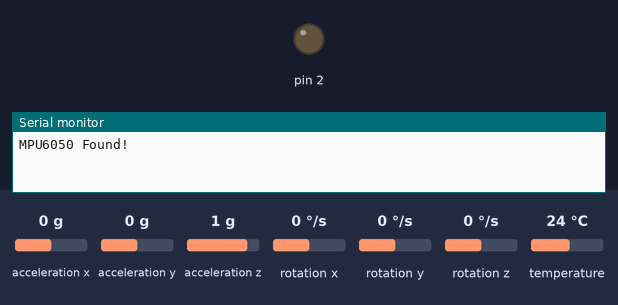
The sketch below on a simulated Arduino Uno, built with avr-gcc and run on an emulated ATmega328P. Parts: output pins drawn as LEDs (lit = HIGH), the last lines printed to the serial monitor. The inputs (shaded band) are chosen by the test bench; at power-on: acceleration y 0 g, acceleration x 0 g, acceleration z 1 g, rotation x 0 °/s, rotation y 0 °/s, rotation z 0 °/s, temperature 24 °C.

Above: at 1.5 s.
1.6 s: acceleration y set to -1.1 g
3.1 s: acceleration y set to -1.4 g
At 3.9 s:
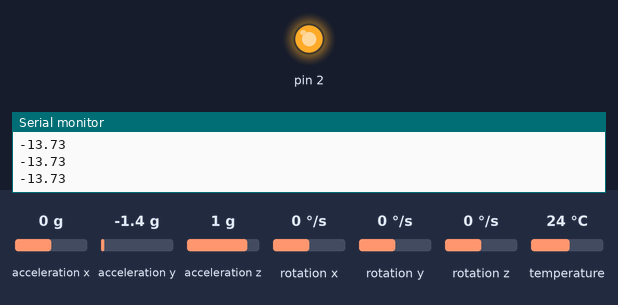
4.6 s: acceleration y set to -0.8 g
At 5.3 s:
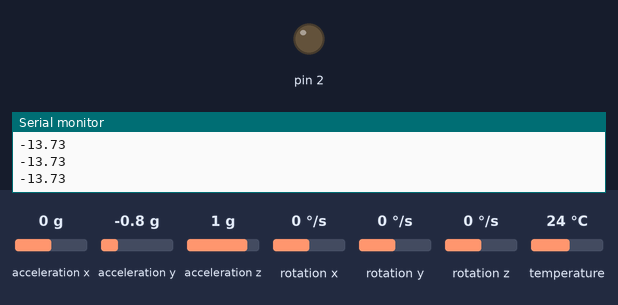
Timing chart, 0 to 7.6 s (numbered marks = the images above; inputs shaded):
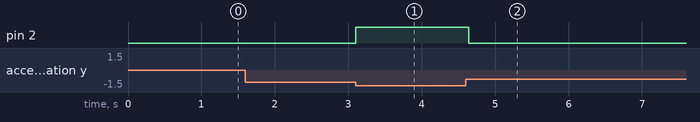

The sketch:

mpu6050.ino
```cpp
/**
 * SDA -> A4
 * SCL -> A5
**/

#include <Adafruit_MPU6050.h>
#include <Adafruit_Sensor.h>
#include <Wire.h>

Adafruit_MPU6050 mpu;

void setup(void) {
  Serial.begin(19200);
  delay(200);

  pinMode(2, OUTPUT);
  digitalWrite(2, LOW);

  if (!mpu.begin()) {
    digitalWrite(2, HIGH);
    Serial.println("Failed to find MPU6050 chip");
    while (1) {
      delay(10);
    }
  }
  Serial.println("MPU6050 Found!");

  mpu.setAccelerometerRange(MPU6050_RANGE_2_G);
  mpu.setGyroRange(MPU6050_RANGE_250_DEG);
  //mpu.setFilterBandwidth(MPU6050_BAND_184_HZ);
  mpu.setHighPassFilter(MPU6050_HIGHPASS_0_63_HZ);

/*
  mpu.setMotionDetectionThreshold(2);
  mpu.setMotionDetectionDuration(1);
  mpu.setInterruptPinLatch(true);	// Keep it latched.  Will turn off when reinitialized.
  mpu.setInterruptPinPolarity(true);
  mpu.setMotionInterrupt(true);
*/
  delay(100);
}

float avg = 0.0;


void loop() {
  digitalWrite(2, LOW);

/*
  if(mpu.getMotionInterruptStatus()) {
    digitalWrite(2, HIGH);
    Serial.println("D");
    delay(1);
  }
*/

  sensors_event_t a, g, temp;
  mpu.getEvent(&a, &g, &temp);
  float data = a.acceleration.y;

  if (data < -12) {
    digitalWrite(2, HIGH);
    Serial.println(a.acceleration.y);
    delay(100);
  }

/*
  Serial.print(millis());
  Serial.print(",");
  Serial.print(a.acceleration.x);
  Serial.print(",");
  Serial.print(a.acceleration.y);
  Serial.print(",");
  Serial.print(a.acceleration.z);
  Serial.println("");


  Serial.print(a.acceleration.z);
  Serial.print(" ");
  Serial.print(g.gyro.z);
  Serial.print(temp.temperature);
  Serial.println("");
  delay(10);
*/
}
```

Measured:
- the behaviour switches between -1.2 and -1.3 g on acceleration y (found by bisection; images 0 and 1)
- after the input at 1.6 s, every drawn part: stays the same
- after the input at 3.1 s, pin 2: LOW → HIGH at once
- after the input at 4.6 s, pin 2: HIGH → LOW at once
